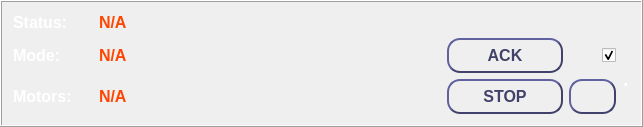
     <widget class="QFrame" name="bottom_frame">
      <property name="frameShape">
       <enum>QFrame::Box</enum>
      </property>
      <property name="frameShadow">
       <enum>QFrame::Raised</enum>
      </property>
      <layout class="QHBoxLayout" name="horizontalLayout_5">
       <item>
        <layout class="QGridLayout" name="gridLayout">
         <item row="1" column="0">
          <widget class="QLabel" name="lbl_mode">
           <property name="minimumSize">
            <size>
             <width>80</width>
             <height>0</height>
            </size>
           </property>
           <property name="font">
            <font>
             <pointsize>12</pointsize>
             <weight>75</weight>
             <bold>true</bold>
            </font>
           </property>
           <property name="styleSheet">
            <string notr="true">color: white;
</string>
           </property>
           <property name="text">
            <string>Mode:</string>
           </property>
          </widget>
         </item>
         <item row="1" column="2" rowspan="2">
          <widget class="QListWidget" name="logo_text">
           <property name="sizePolicy">
            <sizepolicy hsizetype="Expanding" vsizetype="Ignored">
             <horstretch>0</horstretch>
             <verstretch>0</verstretch>
            </sizepolicy>
           </property>
           <property name="font">
            <font>
             <family>MS Shell Dlg 2</family>
             <pointsize>8</pointsize>
            </font>
           </property>
           <property name="mouseTracking">
            <bool>false</bool>
           </property>
           <property name="tabletTracking">
            <bool>false</bool>
           </property>
           <property name="focusPolicy">
            <enum>Qt::NoFocus</enum>
           </property>
           <property name="accessibleDescription">
            <string>not styled</string>
           </property>
           <property name="styleSheet">
            <string notr="true">background: transparent;
margin-left: 20px;
margin-right: 20px;
margin-top: 0px;
margin-bottom: 0px;

</string>
           </property>
           <property name="frameShape">
            <enum>QFrame::StyledPanel</enum>
           </property>
           <property name="lineWidth">
            <number>1</number>
           </property>
           <property name="editTriggers">
            <set>QAbstractItemView::DoubleClicked|QAbstractItemView::SelectedClicked</set>
           </property>
           <property name="tabKeyNavigation">
            <bool>true</bool>
           </property>
           <property name="selectionMode">
            <enum>QAbstractItemView::NoSelection</enum>
           </property>
           <property name="selectionBehavior">
            <enum>QAbstractItemView::SelectItems</enum>
           </property>
           <property name="selectionRectVisible">
            <bool>false</bool>
           </property>
          </widget>
         </item>
         <item row="2" column="1">
          <widget class="QLabel" name="lbl_motors_value">
           <property name="minimumSize">
            <size>
             <width>80</width>
             <height>0</height>
            </size>
           </property>
           <property name="font">
            <font>
             <pointsize>12</pointsize>
             <weight>75</weight>
             <bold>true</bold>
            </font>
           </property>
           <property name="accessibleDescription">
            <string>not styled</string>
           </property>
           <property name="styleSheet">
            <string notr="true">color:#FF4500;</string>
           </property>
           <property name="text">
            <string>N/A</string>
           </property>
          </widget>
         </item>
         <item row="1" column="4" alignment="Qt::AlignRight">
          <widget class="MyCheckBox" name="btn_enable">
           <property name="sizePolicy">
            <sizepolicy hsizetype="Fixed" vsizetype="Fixed">
             <horstretch>0</horstretch>
             <verstretch>0</verstretch>
            </sizepolicy>
           </property>
           <property name="accessibleName">
            <string>out_ready</string>
           </property>
           <property name="accessibleDescription">
            <string>out_enable_work</string>
           </property>
           <property name="layoutDirection">
            <enum>Qt::LeftToRight</enum>
           </property>
           <property name="styleSheet">
            <string notr="true"/>
           </property>
           <property name="text">
            <string notr="true"/>
           </property>
           <property name="checked">
            <bool>true</bool>
           </property>
          </widget>
         </item>
         <item row="2" column="0">
          <widget class="QLabel" name="lbl_motors">
           <property name="sizePolicy">
            <sizepolicy hsizetype="Preferred" vsizetype="Preferred">
             <horstretch>0</horstretch>
             <verstretch>0</verstretch>
            </sizepolicy>
           </property>
           <property name="minimumSize">
            <size>
             <width>80</width>
             <height>0</height>
            </size>
           </property>
           <property name="font">
            <font>
             <pointsize>12</pointsize>
             <weight>75</weight>
             <bold>true</bold>
            </font>
           </property>
           <property name="styleSheet">
            <string notr="true">color: white;</string>
           </property>
           <property name="text">
            <string>Motors:</string>
           </property>
          </widget>
         </item>
         <item row="1" column="1">
          <widget class="QLabel" name="lbl_mode_value">
           <property name="minimumSize">
            <size>
             <width>80</width>
             <height>0</height>
            </size>
           </property>
           <property name="font">
            <font>
             <pointsize>12</pointsize>
             <weight>75</weight>
             <bold>true</bold>
            </font>
           </property>
           <property name="accessibleDescription">
            <string>not styled</string>
           </property>
           <property name="styleSheet">
            <string notr="true">color:#FF4500;</string>
           </property>
           <property name="text">
            <string>N/A</string>
           </property>
          </widget>
         </item>
         <item row="0" column="1" colspan="5">
          <widget class="QLabel" name="lbl_status_value">
           <property name="font">
            <font>
             <pointsize>12</pointsize>
             <weight>75</weight>
             <bold>true</bold>
            </font>
           </property>
           <property name="accessibleDescription">
            <string>not styled</string>
           </property>
           <property name="styleSheet">
            <string notr="true">color:#FF4500;</string>
           </property>
           <property name="text">
            <string>N/A</string>
           </property>
          </widget>
         </item>
         <item row="1" column="5" rowspan="2">
          <widget class="QLabel" name="lbl_size_grip">
           <property name="font">
            <font>
             <pointsize>20</pointsize>
            </font>
           </property>
           <property name="styleSheet">
            <string notr="true">color: white;</string>
           </property>
           <property name="text">
            <string>.</string>
           </property>
          </widget>
         </item>
         <item row="0" column="0">
          <widget class="QLabel" name="lbl_status">
           <property name="minimumSize">
            <size>
             <width>80</width>
             <height>0</height>
            </size>
           </property>
           <property name="font">
            <font>
             <pointsize>12</pointsize>
             <weight>75</weight>
             <bold>true</bold>
            </font>
           </property>
           <property name="styleSheet">
            <string notr="true">color: white;</string>
           </property>
           <property name="text">
            <string>Status:</string>
           </property>
          </widget>
         </item>
         <item row="1" column="3">
          <widget class="QPushButton" name="btn_fault_reset">
           <property name="sizePolicy">
            <sizepolicy hsizetype="Preferred" vsizetype="Fixed">
             <horstretch>0</horstretch>
             <verstretch>0</verstretch>
            </sizepolicy>
           </property>
           <property name="minimumSize">
            <size>
             <width>116</width>
             <height>0</height>
            </size>
           </property>
           <property name="maximumSize">
            <size>
             <width>116</width>
             <height>16777215</height>
            </size>
           </property>
           <property name="font">
            <font>
             <pointsize>12</pointsize>
             <weight>75</weight>
             <bold>true</bold>
            </font>
           </property>
           <property name="accessibleName">
            <string>all</string>
           </property>
           <property name="accessibleDescription">
            <string>reset_fault</string>
           </property>
           <property name="styleSheet">
            <string notr="true">QPushButton {
    border-style: outset;
    border-width: 2px;
    border-radius:13px;
	border-color: #41416b;
    min-width: 100px;
    padding: 6px;
	color: #41416b;
}

QPushButton:pressed {
	background-color:#40ff66;
 	border-width: 4px;
	border-color:#1c1c1c;
	color: white;
}</string>
           </property>
           <property name="text">
            <string>ACK</string>
           </property>
          </widget>
         </item>
         <item row="2" column="3">
          <widget class="QPushButton" name="btn_panic">
           <property name="enabled">
            <bool>true</bool>
           </property>
           <property name="sizePolicy">
            <sizepolicy hsizetype="Preferred" vsizetype="Fixed">
             <horstretch>0</horstretch>
             <verstretch>0</verstretch>
            </sizepolicy>
           </property>
           <property name="minimumSize">
            <size>
             <width>116</width>
             <height>0</height>
            </size>
           </property>
           <property name="maximumSize">
            <size>
             <width>116</width>
             <height>16777215</height>
            </size>
           </property>
           <property name="font">
            <font>
             <pointsize>12</pointsize>
             <weight>75</weight>
             <bold>true</bold>
            </font>
           </property>
           <property name="focusPolicy">
            <enum>Qt::StrongFocus</enum>
           </property>
           <property name="accessibleName">
            <string>all</string>
           </property>
           <property name="accessibleDescription">
            <string>emergency_stop</string>
           </property>
           <property name="styleSheet">
            <string notr="true">QPushButton {
    border-style: outset;
    border-width: 2px;
    border-radius:13px;
	border-color: #41416b;
    min-width: 100px;
    padding: 6px;
	color: #41416b;
}

QPushButton:checked {
	background-color:#ff4040;
 	border-width: 4px;
	border-color:#1c1c1c;
	color: white;
}


QPushButton:pressed {
	background-color:#ff4040;
 	border-width: 4px;
	border-color:#1c1c1c;
	color: white;
}</string>
           </property>
           <property name="text">
            <string>STOP</string>
           </property>
           <property name="checkable">
            <bool>false</bool>
           </property>
          </widget>
         </item>
         <item row="2" column="4">
          <widget class="QPushButton" name="btn_virtual_keyboard">
           <property name="minimumSize">
            <size>
             <width>38</width>
             <height>0</height>
            </size>
           </property>
           <property name="maximumSize">
            <size>
             <width>16777212</width>
             <height>35</height>
            </size>
           </property>
           <property name="font">
            <font>
             <pointsize>12</pointsize>
             <weight>75</weight>
             <bold>true</bold>
            </font>
           </property>
           <property name="focusPolicy">
            <enum>Qt::NoFocus</enum>
           </property>
           <property name="toolTip">
            <string>Show keyboard</string>
           </property>
           <property name="accessibleDescription">
            <string>not styled</string>
           </property>
           <property name="styleSheet">
            <string notr="true">QPushButton {
    border-style: outset;
    border-width: 2px;
    border-radius:13px;
	border-color: #41416b;
    min-width: 2em;
	color: #41416b;
}

QPushButton:pressed {
	background-color:#40ff66;
 	border-width: 4px;
	border-color:#1c1c1c;
	color: white;
}
</string>
           </property>
           <property name="text">
            <string/>
           </property>
           <property name="iconSize">
            <size>
             <width>32</width>
             <height>32</height>
            </size>
           </property>
           <property name="checkable">
            <bool>false</bool>
           </property>
          </widget>
         </item>
        </layout>
       </item>
      </layout>
     </widget>
